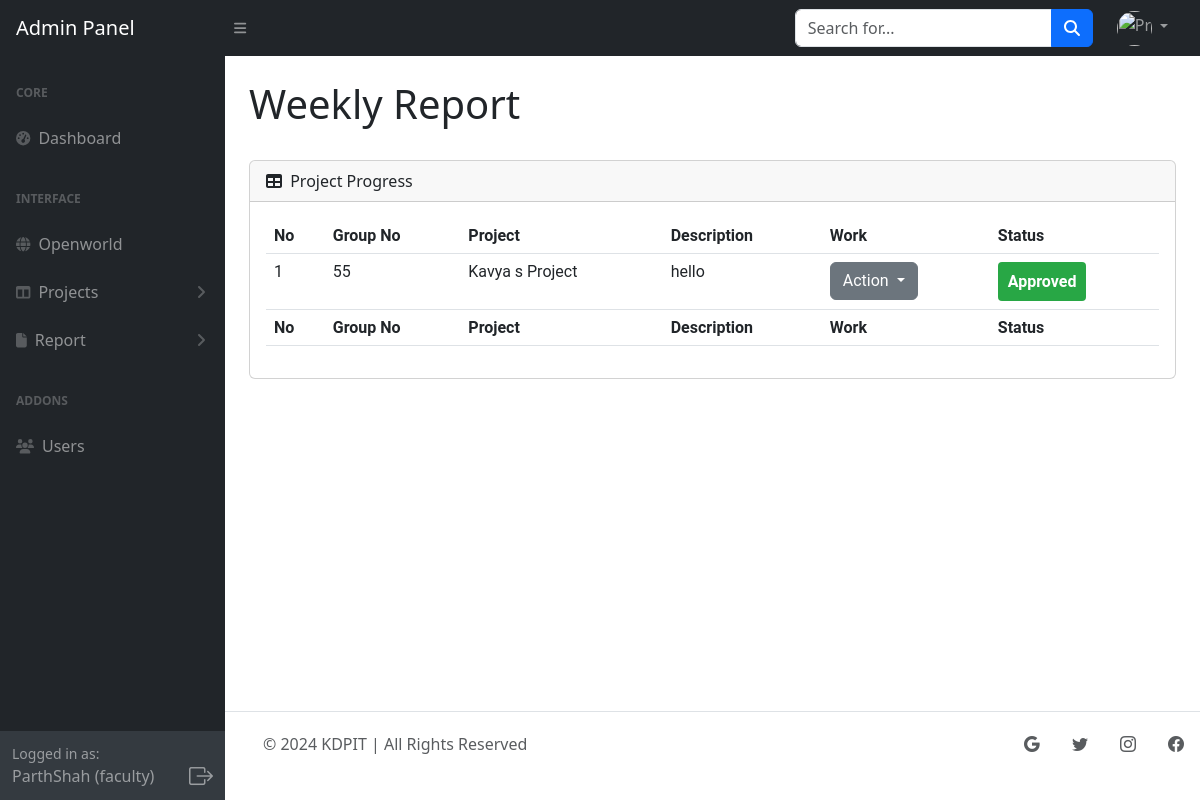
/Admin/includes/weekly.php?groupId=55 (signed in), run on the app's committed database.
### tables this page shows
CREATE TABLE `faculty` (
  `id` int(20) NOT NULL,
  `Name` varchar(20) NOT NULL,
  `Email` varchar(40) NOT NULL,
  `Password` varchar(255) NOT NULL
);

CREATE TABLE `weekly` (
  `id` int(200) NOT NULL,
  `this_week` text NOT NULL,
  `project_id` int(200) NOT NULL,
  `next_week` text NOT NULL,
  `Faculty_input` text DEFAULT '--',
  `marks` int(10) NOT NULL DEFAULT 0,
  `status` int(3) NOT NULL
);

CREATE TABLE `projects` (
  `id` int(100) NOT NULL,
  `project_name` text DEFAULT NULL,
  `Description` text NOT NULL,
  `start_date` date DEFAULT current_timestamp(),
  `end_date` date DEFAULT '2023-09-05',
  `member_count` int(11) DEFAULT NULL,
  `f_id` int(100) NOT NULL,
  `open_project_id` int(20) NOT NULL DEFAULT 0,
  `status` int(11) NOT NULL DEFAULT 0
);

### Admin/includes/weekly.php (the view, shortened to what this page needs)
<?php include_once "sidebar.php"?>
<link rel="stylesheet" href="https://cdn.jsdelivr.net/npm/bootstrap-icons@1.7.2/font/bootstrap-icons.css">
<link rel="stylesheet" href="assets/css/notification.css">
<div id="layoutSidenav_content">
    <main>
        <div class="container-fluid px-4">
            <h1 class="mt-4">Weekly Report</h1>
            <br>
            <div class="card mb-4">
                <div class="card-header">
                    <i class="fas fa-table me-1"></i>
                    Project Progress
                </div>
                <div class="card-body">
                    <table id="datatablesSimple" class="table">
                        <thead>
                        <tr>
                                <th>No</th>
                                <th>Group No</th>
                                <th>Project</th>
                                <th>Description</th>
                                <th>Work</th>
                                <th>Status</th>
                            </tr>
                        </thead>
                        <tfoot>
                            <tr>
                                <th>No</th>
                                <th>Group No</th>
                                <th>Project</th>
                                <th>Description</th>
                                <th>Work</th>
                                <th>Status</th>
                            </tr>
                        </tfoot>
                        <tbody>
                        <?php
                          $host = "localhost";
                          $dbUsername = "root";
                          $dbPassword = "";
                          $database = "project_reports";
                          $mysqli = new mysqli($host, $dbUsername, $dbPassword, $database);
                          $groupId = $_GET['groupId'];
                          $query2 = "SELECT * FROM projects WHERE id = $groupId";
                          $result2 = $mysqli->query($query2);
                          if ($result2) {
                              $rowCounter = 1;
                              while ($row2 = $result2->fetch_assoc()) {
                                  $projectId = $row2['id'];
                                  $projectName = $row2['project_name'];
                                  $query5 = "SELECT * FROM weekly WHERE project_id = $projectId";
                                  $result5 = $mysqli->query($query5);
                                  while ($row5 = $result5->fetch_assoc()) {
                                      $agendaStatus = $row5['status'];
                                      $agendaItem = $row5['this_week'];
                                      ?>
                                      <tr>
                                        <td><?php echo $rowCounter;?></td>
                                          <td><?php echo $projectId; ?></td>
                                          <td><?php echo $projectName; ?></td>
                                          <td class="description-cell"><?php echo $agendaItem; ?></td>
                                          <td>
                                              <div class="dropdown">
                                                  <button class="btn btn-secondary dropdown-toggle" type="button" id="dropdownMenuButton" data-toggle="dropdown" aria-haspopup="true" aria-expanded="false">
                                                      Action
                                                  </button>
                                              </div>
                                          </td>
                                          <td>
                                              <?php if ($agendaStatus == 0) : ?>
                                                  <span class="custom-badge custom-badge-pending">Pending</span>
                                              <?php elseif ($agendaStatus == 1) : ?>
                                                  <span class="custom-badge custom-badge-approved">Approved</span>
                                              <?php elseif ($agendaStatus == 2) : ?>
                                                  <span class="custom-badge custom-badge-rejected">Rejected</span>
                                              <?php endif; ?>
                                          </td>
                                      </tr>
                                      <?php
                                      $rowCounter++;
                                  }
                              }
                          }
                          ?>
                        </tbody>
                    </table>
                </div>
            </div>
        </div>
    </main>
    <?php include_once "footer.php"?>
</div>

### Admin/includes/sidebar.php (shortened to what this page needs)
<?php include "dbconnect.php" ?>
<!DOCTYPE html>
<html lang="en">
<head>
  <link href="https://cdn.jsdelivr.net/npm/simple-datatables@7.1.2/dist/style.min.css" rel="stylesheet" />
  <link href="../assets/css/style.css" rel="stylesheet" />
</head>
<body class="sb-nav-fixed">
  <nav class="sb-topnav navbar navbar-expand navbar-dark bg-dark">
    <a class="navbar-brand ps-3" href="dashboard.php">Admin Panel</a>
    <button class="btn btn-link btn-sm order-1 order-lg-0 me-4 me-lg-0" id="sidebarToggle" href="#!"><i
        class="fas fa-bars"></i></button>
    <form class="d-none d-md-inline-block form-inline ms-auto me-0 me-md-3 my-2 my-md-0">
      <div class="input-group">
        <input class="form-control" type="text" id="searchInput" placeholder="Search for..." aria-label="Search for..."
          aria-describedby="btnNavbarSearch" />
        <button class="btn btn-primary" type="button"><i class="fas fa-search"></i></button>
      </div>
    </form>
    <ul class="navbar-nav ms-auto ms-md-0 me-3 me-lg-4 ml-auto">
      <li class="nav-item dropdown">
        <a class="nav-link dropdown-toggle" id="navbarDropdown" role="button" data-bs-toggle="dropdown"
          aria-expanded="false">
          <img src="https://cdn-icons-png.flaticon.com/512/6596/6596121.png" class="profile-photo" alt="Profile Photo">
        </a>
      </li>
    </ul>
  </nav>
  <div id="layoutSidenav">
    <div id="layoutSidenav_nav">
      <nav class="sb-sidenav accordion sb-sidenav-dark" id="sidenavAccordion">
        <div class="sb-sidenav-menu">
          <div class="nav">
            <div class="sb-sidenav-menu-heading">Core</div>
            <a class="nav-link" href="dashboard.php">
              <div class="sb-nav-link-icon"><i class="fas fa-tachometer-alt"></i></div>
              Dashboard
            </a>
            <div class="sb-sidenav-menu-heading">Interface</div>
            <a class="nav-link" href="openworld.php">
              <div class="sb-nav-link-icon"><i class="fas fa-globe"></i></div>
              Openworld
            </a>
            <a class="nav-link collapsed" href="#" data-bs-toggle="collapse" data-bs-target="#collapseLayouts"
              aria-expanded="false" aria-controls="collapseLayouts">
              <div class="sb-nav-link-icon"><i class="fas fa-columns"></i></div>
              Projects
              <div class="sb-sidenav-collapse-arrow"><i class="fas fa-angle-down"></i></div>
            </a>
            <a class="nav-link collapsed" href="#" data-bs-toggle="collapse" data-bs-target="#collapsePages"
              aria-expanded="false" aria-controls="collapsePages">
              <div class="sb-nav-link-icon"><i class="fas fa-file"></i></div>
              Report
              <div class="sb-sidenav-collapse-arrow"><i class="fas fa-angle-down"></i></div>
            </a>
            <?php
            $sessionId = $_SESSION['user_id'];
            ?>
            <div class="sb-sidenav-menu-heading">Addons</div>
            <a class="nav-link" id="user-link" href="users.php?user_id=<?php echo $sessionId; ?>">
              <div class="sb-nav-link-icon"><i class="fas fa-users"></i></div>
              Users
            </a>
          </div>
        </div>
        <?php
        $userQuery = "SELECT Name FROM faculty WHERE id = $sessionId";
        $userResult = mysqli_query($connection, $userQuery);
        $userRow = mysqli_fetch_assoc($userResult);
        $username = $userRow['Name'];
        ?>
        <div class="sb-sidenav-footer">
          <div class="small">Logged in as:</div>
          <div class="d-flex justify-content-between align-items-center">
            <div>
              <?php echo $username; ?> (faculty)
            </div>
            <div>
              <a href="logout.php" class="logout-icon" style="color: rgba(255, 255, 255, 0.5);">
                <i class="bi bi-box-arrow-right fs-4 logout-icon-hover" style="font-size: 24px;"></i>
              </a>
            </div>
          </div>
        </div>
      </nav>
    </div>
</body>
</html>

### Admin/includes/assets/css/notification.css (style rules this page uses)
.dropdown-toggle::after { margin-left: 5px; }
.custom-badge { display: inline-block; padding: 10px 10px; border-radius: 4px; font-size: 16px; font-weight: bold; }
.custom-badge-approved { background-color: #28a745; color: white; }

### Admin/includes/sidebar.php (style rules this page uses)
.sb-nav-fixed #layoutSidenav #layoutSidenav_nav .sb-sidenav .sb-sidenav-menu { overflow-y: scroll; }
.profile-photo { width: 35px; height: 35px; border-radius: 50%; object-fit: cover; }
.logout-icon-hover { color: rgba(255, 255, 255, 0.5); transition: color 0.3s ease; }

### data on the page
faculty: Name "ParthShah"
weekly: project "55", project.project_name "Kavya s Project", this_week "hello", status "Approved"
